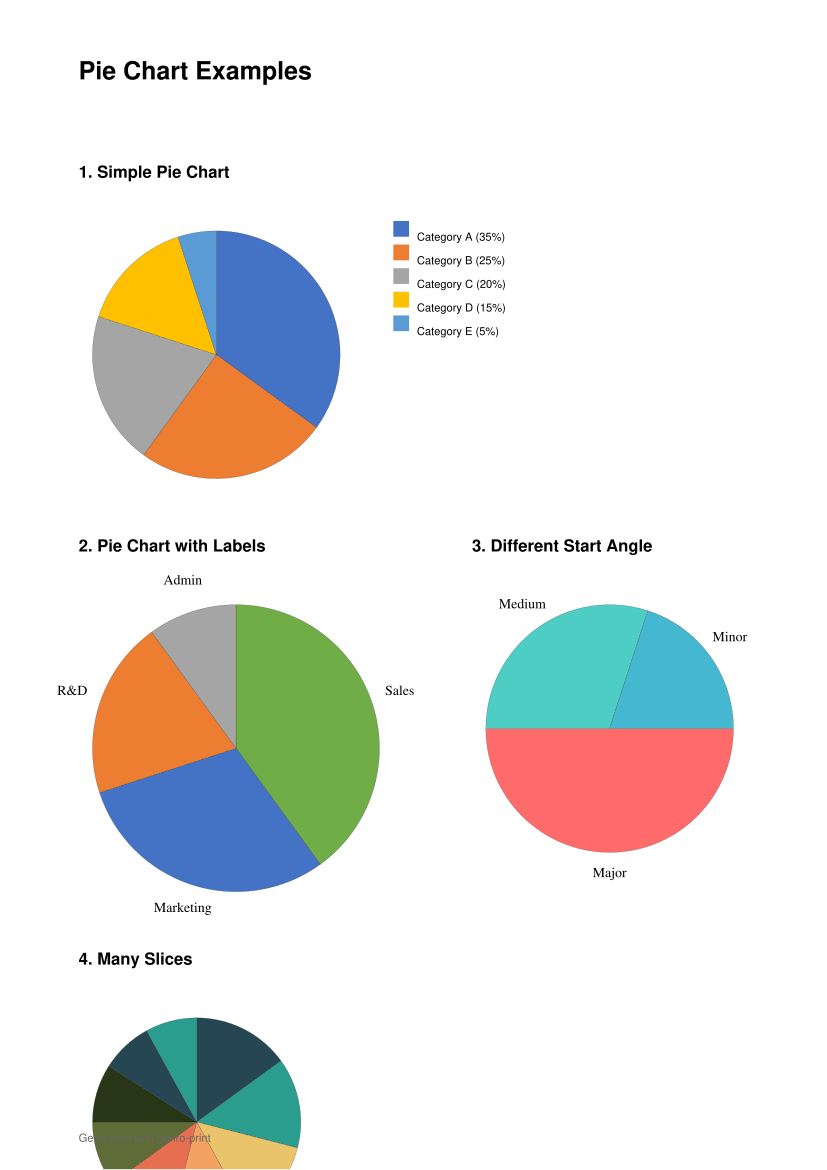

Write the Python code that produced this figure.
# Copyright 2025 Softwell S.r.l. - Licensed under Apache License 2.0
# See LICENSE file for details
"""Example: Pie Charts in ReportLab Builder.

Demonstrates pie charts with:
- Simple pie chart
- Pie chart with labels
- Custom colors and start angle
"""

from pathlib import Path

from genro_print.print_app import PrintApp


class PieChartDemo(PrintApp):
    """Demonstration of pie chart element."""

    def recipe(self, root):
        doc = root.document(width=210.0, height=297.0)

        # Title
        doc.setfont(psfontname="Helvetica-Bold", size=18)
        doc.drawstring(x=20, y=20, text="Pie Chart Examples")

        # --- Example 1: Simple pie chart ---
        doc.setfont(psfontname="Helvetica-Bold", size=12)
        doc.drawstring(x=20, y=45, text="1. Simple Pie Chart")

        doc.pie_chart(
            data=[35, 25, 20, 15, 5],
            x=20,
            y=55,
            width=70,
            height=70,
            colors=["#4472C4", "#ED7D31", "#A5A5A5", "#FFC000", "#5B9BD5"],
        )

        # Manual legend
        doc.setfont(psfontname="Helvetica", size=8)
        labels = ["Category A (35%)", "Category B (25%)", "Category C (20%)",
                  "Category D (15%)", "Category E (5%)"]
        colors = ["#4472C4", "#ED7D31", "#A5A5A5", "#FFC000", "#5B9BD5"]
        for i, (label, color) in enumerate(zip(labels, colors)):
            y_pos = 60 + i * 6
            doc.setfillcolor(color=color)
            doc.rect(x=100, y=y_pos, width=4, height=4, fill=1, stroke=0)
            doc.setfillcolor(color="black")
            doc.drawstring(x=106, y=y_pos + 1, text=label)

        # --- Example 2: Pie chart with labels ---
        doc.setfont(psfontname="Helvetica-Bold", size=12)
        doc.drawstring(x=20, y=140, text="2. Pie Chart with Labels")

        doc.pie_chart(
            data=[40, 30, 20, 10],
            labels=["Sales", "Marketing", "R&D", "Admin"],
            x=20,
            y=150,
            width=80,
            height=80,
            colors=["#70AD47", "#4472C4", "#ED7D31", "#A5A5A5"],
            start_angle=90,
        )

        # --- Example 3: Different start angle ---
        doc.setfont(psfontname="Helvetica-Bold", size=12)
        doc.drawstring(x=120, y=140, text="3. Different Start Angle")

        doc.pie_chart(
            data=[50, 30, 20],
            labels=["Major", "Medium", "Minor"],
            x=120,
            y=150,
            width=70,
            height=70,
            colors=["#FF6B6B", "#4ECDC4", "#45B7D1"],
            start_angle=0,  # Start from right instead of top
        )

        # --- Example 4: Many slices ---
        doc.setfont(psfontname="Helvetica-Bold", size=12)
        doc.drawstring(x=20, y=245, text="4. Many Slices")

        doc.pie_chart(
            data=[15, 14, 13, 12, 11, 10, 9, 8, 8],
            x=20,
            y=255,
            width=60,
            height=60,
            colors=[
                "#264653", "#2A9D8F", "#E9C46A", "#F4A261", "#E76F51",
                "#606C38", "#283618", "#DDA15E", "#BC6C25"
            ],
        )

        # Footer
        doc.setfont(psfontname="Helvetica", size=8)
        doc.setfillcolor(color="#666666")
        doc.drawstring(x=20, y=290, text="Generated with genro-print")


if __name__ == "__main__":
    report = PieChartDemo()
    output = Path(__file__).parent / "pie_chart.pdf"
    report.save(str(output))
    print(f"PDF saved to {output}")
